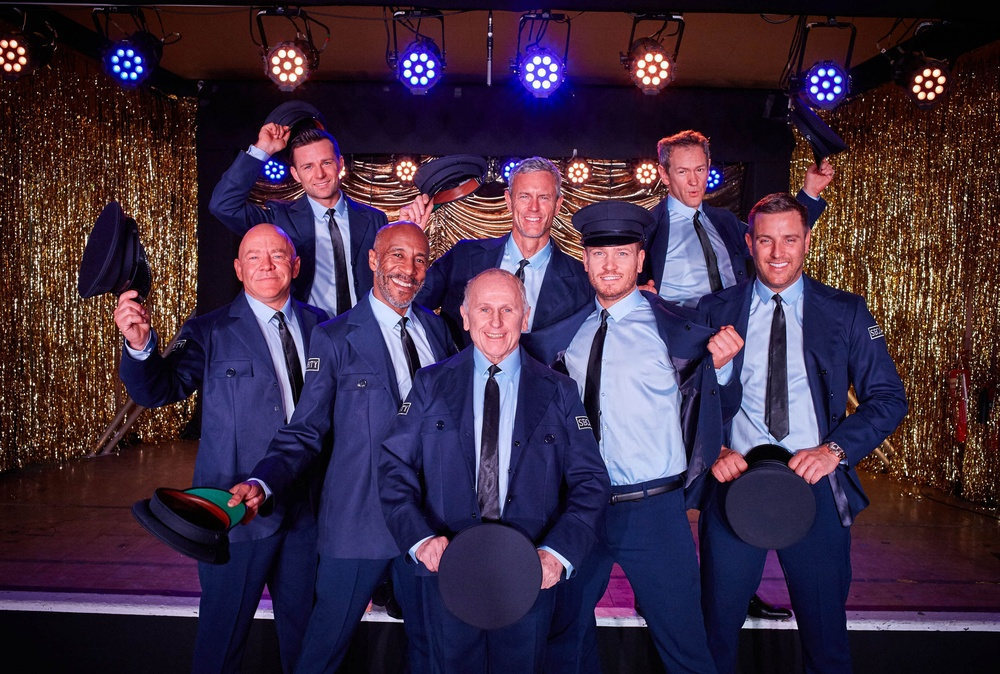
#> input picture test.jpg, 1000 x 674 px, shrunk from 2672 x 1800 before the run, found by its file name
$ python FACE_DETECTION.py
#> lines starting #> are read from the running program, lines starting #| are printed output that depends on the picture; after the words box and inside, x2 and y2 are one past the last pixel; in counts of white or black regions, pixels touching at a corner belong together
# import libraries to show and modify images.
import cv2
import matplotlib.pyplot as plt

# set a variable to import the specific image.
image_path = r'test.jpg'

# use cv2 to read the image.
img = cv2.imread(r'D:\10_PYTHON PROJECTS\FACE_DETECTION\test.jpg')
#> img is the input picture: shape (674, 1000, 3); mean B, G, R 65.4, 44.8, 63.2

# each pic has 3 dimensions we don't need one of them which is colors so we change it to gray also it helps to recognize better.
gray_image = cv2.cvtColor(img, cv2.COLOR_BGR2GRAY)
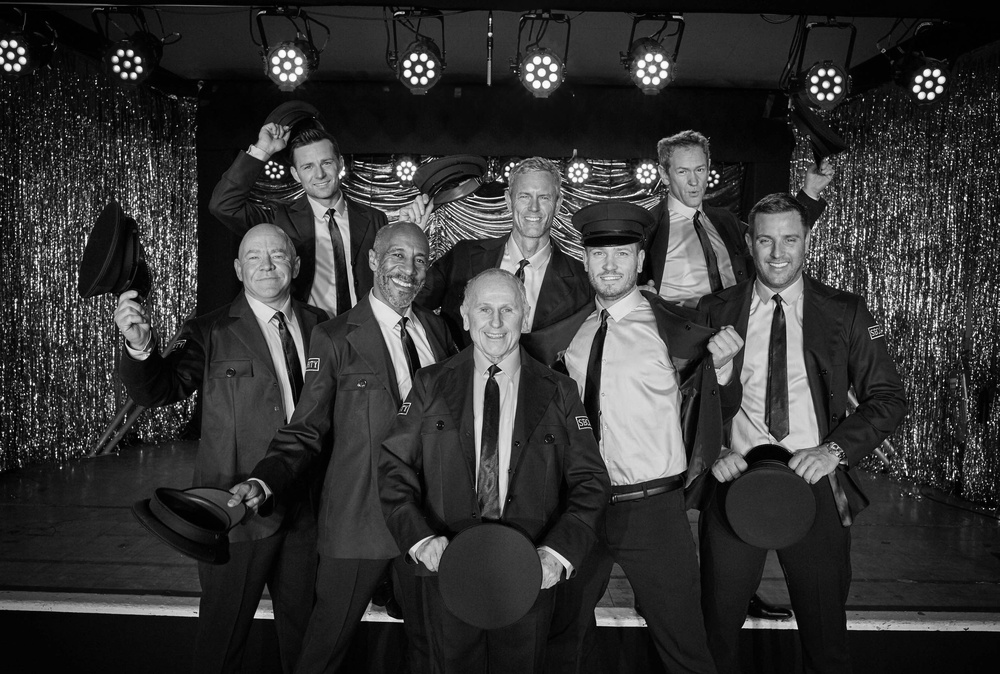
#> gray_image: shape (674, 1000); min 0, max 255, mean 52.7

# detect the faces in the picture.
face_classifier = cv2.CascadeClassifier(cv2.data.haarcascades + "haarcascade_frontalface_default.xml")
face = face_classifier.detectMultiScale(gray_image, scaleFactor=1.05, minNeighbors=3, minSize=(100, 100))
#> face = [[370, 113, 194, 194]]

# make a box to show around the face.
for (x, y, w, h) in face:
    cv2.rectangle(img, (x, y), (x + w, y + h), (0, 255, 0), 2)
#> this loop made 1 pass
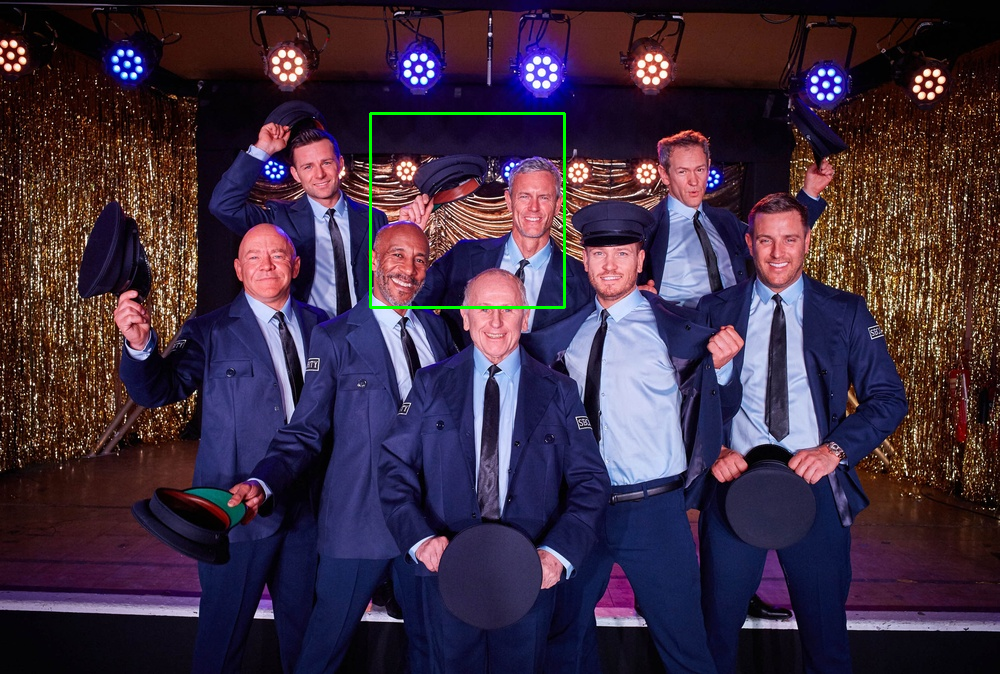
#> img: shape (674, 1000, 3); 0.34% of pixels changed, all inside (x1, y1, x2, y2) = (369, 112, 566, 309)

# change the format from bgr to rgb.
img_rgb = cv2.cvtColor(img, cv2.COLOR_BGR2RGB)

# crop the detected faces from the image and save it in a folder.
num_faces=0
for x,y,w,h in face:
    crop_faces=img[y:y+h,x:x+w]
    target_file="face_detection"+str(num_faces)+".jpg"
    cv2.imwrite(target_file,crop_faces,)
    num_faces+=1
#> this loop made 1 pass
#> (x, y, w, h, target_file, num_faces) on pass 1: (370, 113, 194, 194, 'face_detection0.jpg', 1)
#> pass 1, `crop_faces=img[y:y+h,x:x+w]`:
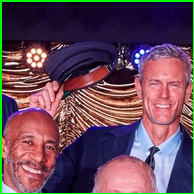
#> crop_faces: shape (194, 194, 3); mean B, G, R 88.3, 73.4, 104.4
#> after the loop, num_faces = 1

# return the number of people in the pic.
print("THERE are",num_faces, "PEOPLE IN THE PICTURE.")
#| THERE are 1 PEOPLE IN THE PICTURE.


# choose the size of the window and show the pictures of detected faces.
plt.figure(figsize=(5,5))
plt.imshow(img_rgb)
plt.axis('off')
plt.show()

$ run again, with face_detection0.jpg copied over test.jpg
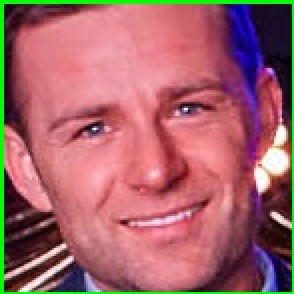
#> input picture face_detection0.jpg, 147 x 147 px, found by its file name (shown 2 times larger)
#> img is the input picture: shape (147, 147, 3); mean B, G, R 104.6, 99.4, 163.9
#> face = [[12, 11, 122, 122]]
#> the loop `for (x, y, w, h) in face:` made 1 pass
#> after the loop `for (x, y, w, h) in face:`:
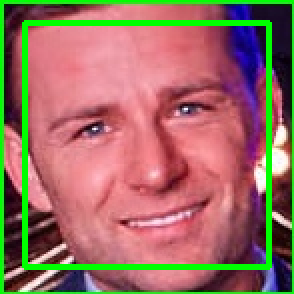
#> img: shape (147, 147, 3) (shown 2 times larger); 6.76% of pixels changed, all inside (x1, y1, x2, y2) = (11, 10, 136, 135)
#> the loop `for x,y,w,h in face:` made 1 pass
#> (x, y, w, h, target_file, num_faces) on pass 1: (12, 11, 122, 122, 'face_detection0.jpg', 1)
#> pass 1, `crop_faces=img[y:y+h,x:x+w]`:
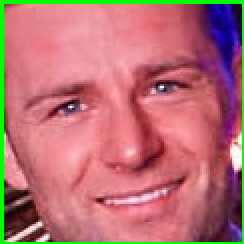
#> crop_faces: shape (122, 122, 3) (shown 2 times larger); mean B, G, R 113.8, 111.6, 183.2
#> after the loop `for x,y,w,h in face:`: num_faces = 1
#| THERE are 1 PEOPLE IN THE PICTURE.
